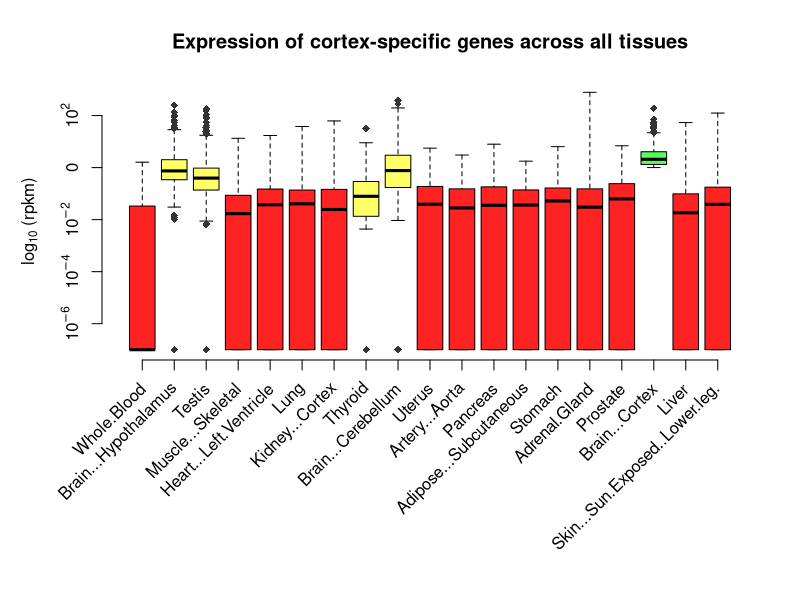

This figure's R source:
#!/usr/bin/env Rscript

# all data
data = read.csv("../genes/tissue_specific.txt", header=TRUE, sep="\t", skip=1)

# all quantitative variables, transformed to decimal logarithm
num.data = log10(subset(data, select=c(-Gene, -Protein)) + 0.0000001)

# if(Sys.info()['sysname'] == "Darwin") {
#   quartz()
# } else {
#   x11()
# }

png(filename='boxplot_expr.png', height=6, width=6, units='in', res=100)
# down, left, up, right margins
par(mar=c(12, 5.1, 4.1, 2.1))

# colors of each kind of box
different <- "#ff2222"
similar <- "#ffff66"
cortex <- "#55ff55"
outliers <- "#222222"
colors <- c(different, similar, similar, rep(different, 4), similar, similar,
         rep(different, 7), cortex, different, different)

ylabel <- expression('log'[10]*' (rpkm)')

# if you put log="y" the fucking labels don't work, so I use the log10 of the
# data, and I change (later) the labels of the y axis to be in logarithmic
# scale
boxplot(num.data, xaxt="n", xlab="", ylab=ylabel, axes=FALSE, col=colors,
        pch=18, outcol="#333333", main="Expression of cortex-specific genes across all tissues")

# the names of the tissues
xlabels <- colnames(num.data)

# y axis in logarithmic scale, x axis empty (by now)
ylabels <- parse(text=paste(c("10^-6", "10^-4", "10^-2", "0", "10^2")))
axis(2, labels=ylabels, at=c(-6, -4, -2, 0, 2))
axis(1, labels=FALSE, at=c(1:19))

# add tissue names as x labels
text(x=seq_along(xlabels), y=par("usr")[3]- 1, srt=45, adj=1,
     labels=xlabels, xpd=TRUE)

dev.off()
# message("Press Return To Continue")
# invisible(readLines("stdin", n=1))
